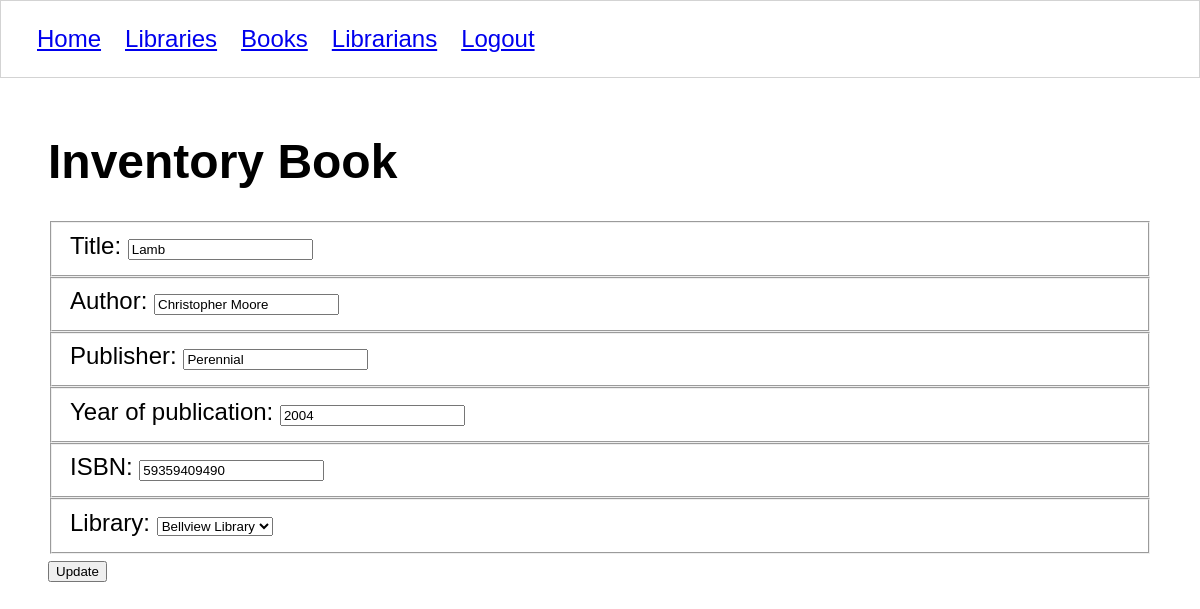
The page /books/1/form/ (signed in) on the database its author committed.
### libraryapp/models/book.py (models this page shows, shortened)
class Book(models.Model):
    title = models.CharField(max_length=50)
    author = models.CharField(max_length=50)
    publisher = models.CharField(max_length=50)
    year_published = models.IntegerField()
    isbn = models.CharField(max_length=50)
    location = models.ForeignKey(Library, on_delete=models.CASCADE)
    librarian = models.ForeignKey(Librarian, on_delete=models.CASCADE)
    class Meta:
        verbose_name = ("book")
        verbose_name_plural = ("books")

### libraryapp/models/library.py (models this page shows, shortened)
class Library (models.Model):
    name = models.CharField(max_length=50)
    address = models.CharField(max_length=50)
    class Meta:
        verbose_name = ("library ")
        verbose_name_plural = ("Libraries")

### libraryapp/views/books/form.py (the view)
# urls.py: path('books/<int:book_id>/form/', book_edit_form, name='book_edit_form'),
@login_required
def book_edit_form(request, book_id):
    if request.method == 'GET':
        book = get_book(book_id)
        libraries = get_libraries()
        template = 'books/form.html'
        context = {
            'book': book,
            'all_libraries': libraries
        }
        return render(request, template, context)

### libraryapp/models/modelfactory.py (called while the page is built)
def model_factory(model_type):
    def create(cursor, row):
        instance = model_type()
        smart_row = sqlite3.Row(cursor, row)
        for col in smart_row.keys():
            setattr(instance, col, smart_row[col])
        return instance
    return create

### libraryapp/views/books/details.py (called while the page is built)
def get_book(book_id):
    with sqlite3.connect(Connection.db_path) as conn:
        conn.row_factory = create_book
        db_cursor = conn.cursor()
        db_cursor.execute("""
        SELECT
            b.id book_id,
            b.title,
            b.isbn,
            b.author,
            b.year_published,
            b.publisher,
            b.librarian_id,
            b.location_id,
            li.id librarian_id,
            u.first_name,
            u.last_name,
            loc.id library_id,
            loc.name library_name
        FROM libraryapp_book b
        JOIN libraryapp_librarian li ON b.librarian_id = li.id
        JOIN libraryapp_library loc ON b.location_id = loc.id
        JOIN auth_user u ON u.id = li.user_id
        WHERE b.id = ?
        """, (book_id,))
        return db_cursor.fetchone()

def create_book(cursor, row):
    _row = sqlite3.Row(cursor, row)
    book = Book()
    book.id = _row["book_id"]
    book.author = _row["author"]
    book.isbn = _row["isbn"]
    book.title = _row["title"]
    book.publisher = _row["publisher"]
    book.year_published = _row["year_published"]
    librarian = Librarian()
    librarian.id = _row["librarian_id"]
    librarian.first_name = _row["first_name"]
    librarian.last_name = _row["last_name"]
    library = Library()
    library.id = _row["library_id"]
    library.name = _row["library_name"]
    book.librarian = librarian
    book.location = library
    return book

### libraryapp/views/books/form.py (called while the page is built)
def get_libraries():
    with sqlite3.connect(Connection.db_path) as conn:
        conn.row_factory = model_factory(Library)
        db_cursor = conn.cursor()
        db_cursor.execute("""
        select
            l.id,
            l.name,
            l.address
        from libraryapp_library l
        """)
        return db_cursor.fetchall()

### libraryapp/templates/books/form.html (shortened to what this page needs)
{% extends 'shared/base.html' %}
{% block content %}
    <h1>Inventory Book</h1>
    {% if book.id is not None %}
        <form action="{% url 'libraryapp:book' book.id %}" method="post">
    {% else %}
        <form action="{% url 'libraryapp:books' %}" method="post">
    {% endif %}
        <fieldset>
            <label for="title">Title: </label>
            <input id="title" type="text" name="title" value="{{ book.title }}">
        </fieldset>
        <fieldset>
            <label for="author">Author: </label>
            <input id="author" type="text" name="author" value="{{ book.author }}">
        </fieldset>
        <fieldset>
            <label for="publisher">Publisher: </label>
            <input id="publisher" type="text" name="publisher" value="{{ book.publisher }}">
        </fieldset>
        <fieldset>
            <label for="year_published">Year of publication: </label>
            <input id="year_published" type="number" name="year_published" value="{{ book.year_published }}">
        </fieldset>
        <fieldset>
            <label for="isbn">ISBN: </label>
            <input id="isbn" type="text" name="isbn" value="{{ book.isbn }}">
        </fieldset>
        <fieldset>
            <label for="location">Library: </label>
            <select id="location" type="text" name="location">
                {% for library in all_libraries %}
                <option {% if library.id == book.location_id %}selected{% endif %} value="{{ library.id }}">
                    {{ library.name }}</option>
                {% endfor %}
            </select>
        </fieldset>
        {% if book.id is not None %}
            <input type="submit" value="Update" />
        {% else %}
            <input type="submit" value="Create" />
        {% endif %}
    </form>
{% endblock %}

### libraryapp/static/styles/base.css (style rules this page uses)
body { margin: 0; padding: 0; font-size: 1.5em; font-family: 'Gill Sans', 'Gill Sans MT', Calibri, 'Trebuchet MS', sans-serif; }

### rows shown on the page
Book: title "Lamb", author "Christopher Moore", publisher "Perennial", year_published "2004", isbn "59359409490", location "Bellview Library"
